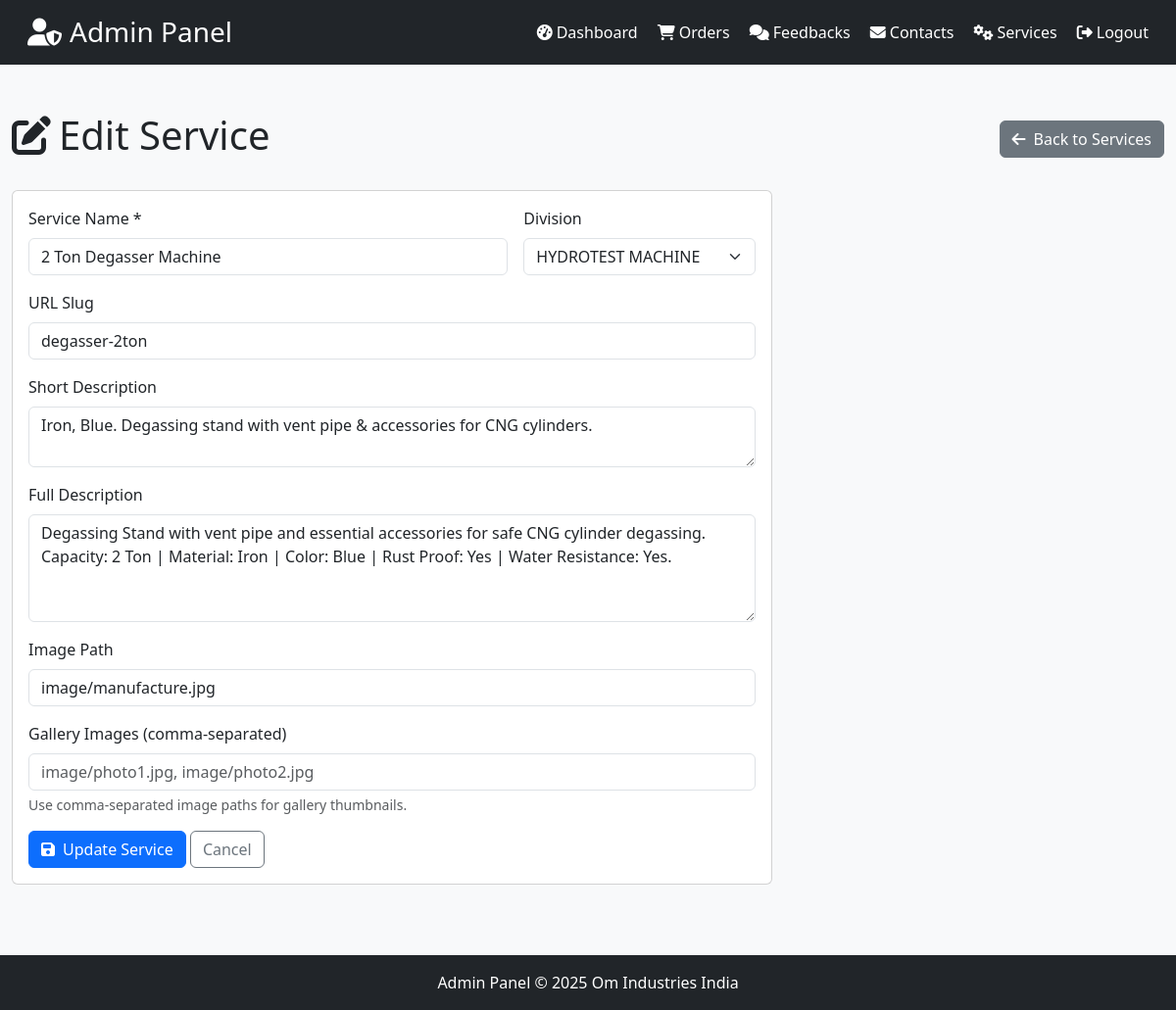
Before: /admin/services/16/edit (signed in) with the older database file.
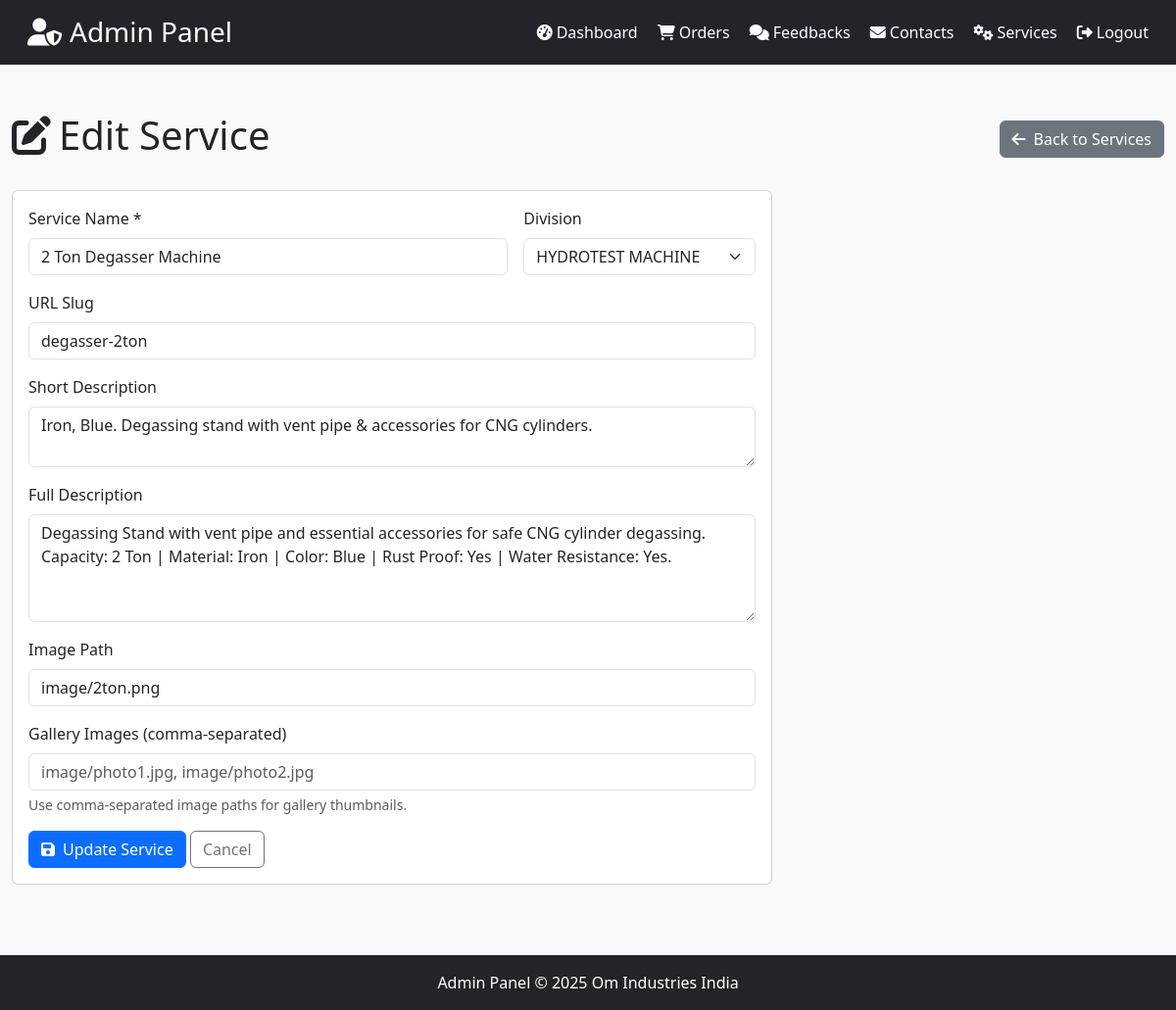
After: the same page with the newer database file.
### tables this page shows
CREATE TABLE services (
            id INTEGER PRIMARY KEY AUTOINCREMENT,
            name TEXT NOT NULL,
            slug TEXT NOT NULL UNIQUE,
            division TEXT NOT NULL,
            division_id TEXT NOT NULL,
            short_desc TEXT,
            description TEXT,
            price TEXT NOT NULL,
            image TEXT DEFAULT 'image/manufacture.jpg',
            sort_order INTEGER DEFAULT 0,
            created_at TIMESTAMP DEFAULT CURRENT_TIMESTAMP
        , gallery_images TEXT);

### app.py (the view, shortened to what this page needs)
@app.route("/admin/services/<int:service_id>/edit", methods=['GET', 'POST'])
def admin_service_edit(service_id):
    if not session.get('admin_logged_in'):
        return redirect(url_for('admin_login'))
    conn = _db_connection()
    cursor = execute_query(conn, "SELECT * FROM services WHERE id = ?", (service_id,))
    service = cursor.fetchone()
    conn.close()
    if not service:
        flash('Service not found.', 'error')
        return redirect(url_for('admin_services'))
    svc = dict(service) if not isinstance(service, dict) else service
    return render_template("admin/pages/service_edit.html", title="Edit Service", service=svc, divisions=DIVISIONS)

### app.py (called while the page is built)
def execute_query(conn, query, params=None):
    if USE_POSTGRES:
        cursor = conn.cursor()
        if params:
            if '?' in query:
                query = query.replace('?', '%s')
            cursor.execute(query, params)
        else:
            cursor.execute(query)
        return cursor
    else:
        if params:
            return conn.execute(query, params)
        else:
            return conn.execute(query)

### templates/admin/pages/service_edit.html
{% extends "admin/base_admin.html" %}
{% block content %}
<div class="container-fluid py-4">
  <div class="d-flex justify-content-between align-items-center mb-4">
    <h1><i class="fas fa-edit me-2"></i>Edit Service</h1>
    <a href="{{ url_for('admin_services') }}" class="btn btn-secondary">
      <i class="fas fa-arrow-left me-2"></i>Back to Services
    </a>
  </div>
  <div class="row">
    <div class="col-lg-8">
      <div class="card">
        <div class="card-body">
          <form method="POST" action="{{ url_for('admin_service_edit', service_id=service.id) }}">
            <div class="row g-3">
              <div class="col-md-8">
                <label for="name" class="form-label">Service Name *</label>
                <input type="text" class="form-control" id="name" name="name" required value="{{ service.name }}">
              </div>
              <div class="col-md-4">
                <label for="division_id" class="form-label">Division</label>
                <select class="form-select" id="division_id" name="division_id">
                  {% for div in divisions %}
                  <option value="{{ div.id }}" {% if div.id == service.division_id %}selected{% endif %}>{{ div.name }}</option>
                  {% endfor %}
                </select>
              </div>
              <div class="col-12">
                <label for="slug" class="form-label">URL Slug</label>
                <input type="text" class="form-control" id="slug" name="slug" value="{{ service.slug }}">
              </div>
              <div class="col-12">
                <label for="short_desc" class="form-label">Short Description</label>
                <textarea class="form-control" id="short_desc" name="short_desc" rows="2">{{ service.short_desc or '' }}</textarea>
              </div>
              <div class="col-12">
                <label for="description" class="form-label">Full Description</label>
                <textarea class="form-control" id="description" name="description" rows="4">{{ service.description or '' }}</textarea>
              </div>
              <div class="col-12">
                <label for="image" class="form-label">Image Path</label>
                <input type="text" class="form-control" id="image" name="image" value="{{ service.image or 'image/manufacture.jpg' }}">
              </div>
              <div class="col-12">
                <label for="gallery_images" class="form-label">Gallery Images (comma-separated)</label>
                <input type="text" class="form-control" id="gallery_images" name="gallery_images" value="{{ service.gallery_images or '' }}" placeholder="image/photo1.jpg, image/photo2.jpg">
                <div class="form-text">Use comma-separated image paths for gallery thumbnails.</div>
              </div>
              <div class="col-12">
                <button type="submit" class="btn btn-primary">
                  <i class="fas fa-save me-2"></i>Update Service
                </button>
                <a href="{{ url_for('admin_services') }}" class="btn btn-outline-secondary">Cancel</a>
              </div>
            </div>
          </form>
        </div>
      </div>
    </div>
  </div>
</div>
{% endblock %}

Changed rows visible on the page:
changed services "2 Ton Degasser Machine": image "image/manufacture.jpg" → "image/2ton.png"
